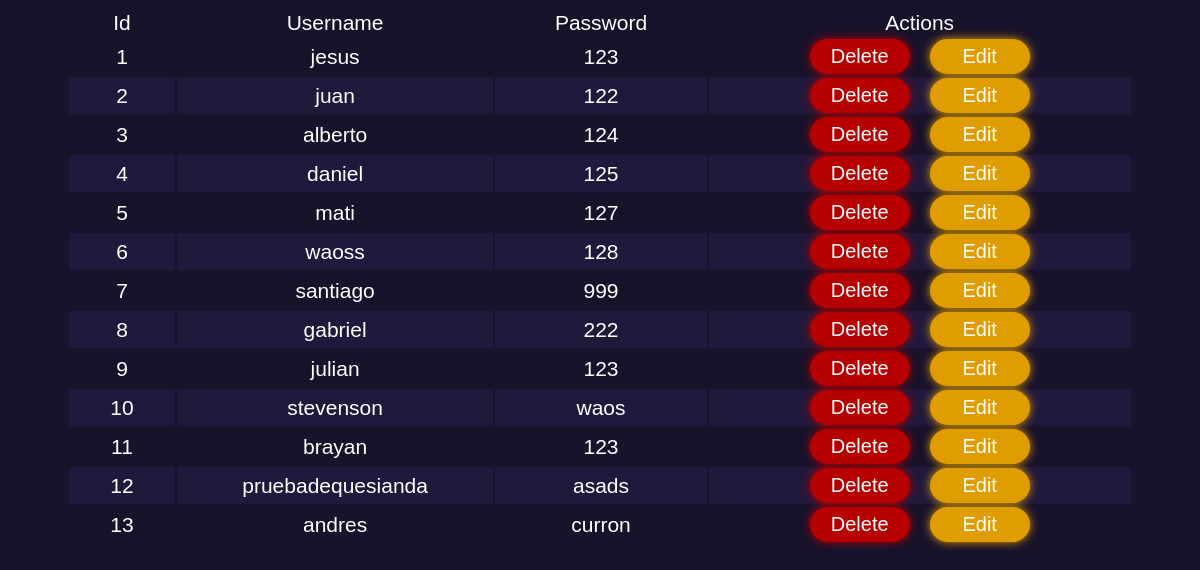
Page /Table on the earlier database version.
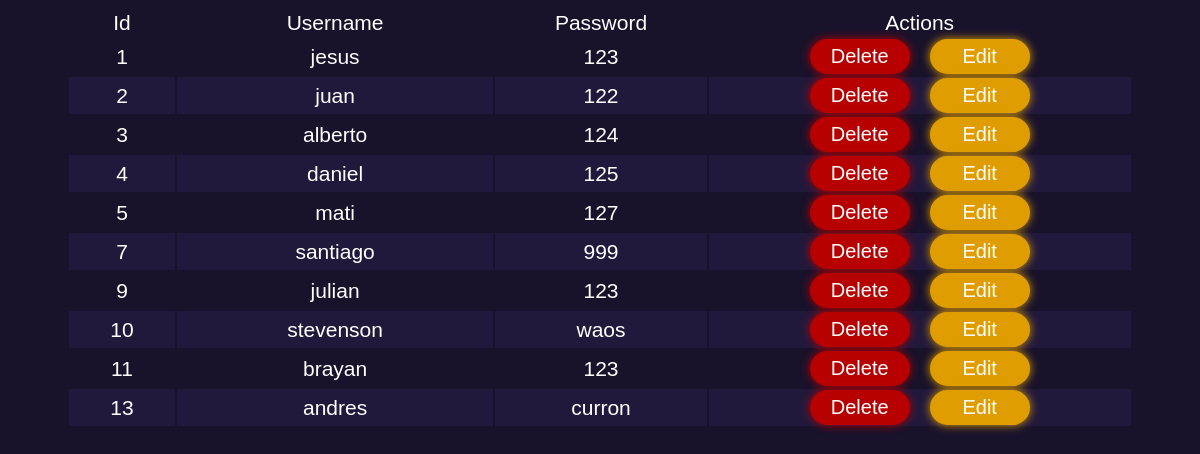
Same page on the later database version.
### tables this page shows
CREATE TABLE database(id int primary key,name text not null,password text not null);

### main.py (the view)
@app.route("/Table")
def Table():
    users = f.Get_data()
    indexes = f.Get_index()
    return flask.render_template("table.html", data = zip(users,indexes))

### functions.py (called while the page is built)
def Get_data():
    return db.execute("SELECT * FROM database;")

def Get_index():
    indexes =[]
    ids = db.execute("SELECT id FROM database;")
    for index in range(len(ids)):
        indexes.append(index)
    return indexes

### templates/table.html (shortened to what this page needs)
{% extends "base.html" %}
{% block set_style %}
    <link rel="stylesheet" href="{{ url_for('static' , filename = 'css/style_table.css')}}">
{% endblock %}
{% block body %}
    <div>
        <table class="table">
            <thead>
                <td id="id"><div>Id</div></td>
                <td id="Username"><div>Username</div></td>
                <td id="password"><div>Password</div></td>
                <td id="actions"><div>Actions</div></td>
            </thead>
            <tbody>
                {% for user in data %}
                    {% if user[1] % 2 == 0 %}
                    <tr id="even">
                    {% else %}
                    <tr id="odd">
                    {% endif %}
                        <td><div>{{user[0].id}}</div></td>
                        <td><div>{{user[0].name}}</div></td>
                        <td><div>{{user[0].password}}</div></td>
                        <td>
                            <div class="button_container">
                                <form action="/Delete" method="post" >
                                    <button type="submit" id="Delete">Delete</button>
                                </form>
                                <form action="/Edit" method="post" >
                                    <button type="submit" id="Edit">Edit</button>
                                </form>
                            </div>
                        </td>
                    </tr>
                {% endfor %}
            </tbody>
        </table>
    </div>
{%  endblock %}

### templates/base.html (shortened to what this page needs)
<!DOCTYPE html>
<html lang="es">
<head>
    <link rel="stylesheet" href="{{ url_for('static' , filename = 'css/style_base.css')}}">
    {% block set_style %}
    {% endblock %}
</head>
<body>
    {% block body %}
    {%  endblock %}
</body>
<br>
</html>

### static/css/style_base.css (style rules this page uses)
body { background-color: #18122b; color: #ffffff; font-family: Arial, Helvetica, sans-serif; font-size: 21px; }

### static/css/style_table.css (style rules this page uses)
.table { width: 90%; }
div { display: flex; justify-content: center; }
button { font-family: 'Gill Sans', 'Gill Sans MT', 'Calibri', 'Trebuchet MS', sans-serif; font-size: 20px; border-radius: 30px; height: 35px; width: 100px; }
#id { width: 10%; }
#username,#password { width: 20%; }
#actions { width: 40%; }
.button_container { gap: 20px; }
#Delete { box-shadow: 0px 0px 10px #b70101; background-color: #b70101; color: #fff;; border: 2px solid #b70101; }
#Edit { box-shadow: 0px 0px 10px #df9d01; background-color: #df9d01; color: #fff;; border: 2px solid #df9d01; }
#odd { background-color: #21193c; }

Differences in the rows shown:
removed database: id "6", name "waoss", password "128"
removed database: id "8", name "gabriel", password "222"
removed database: id "12", name "pruebadequesianda", password "asads"
